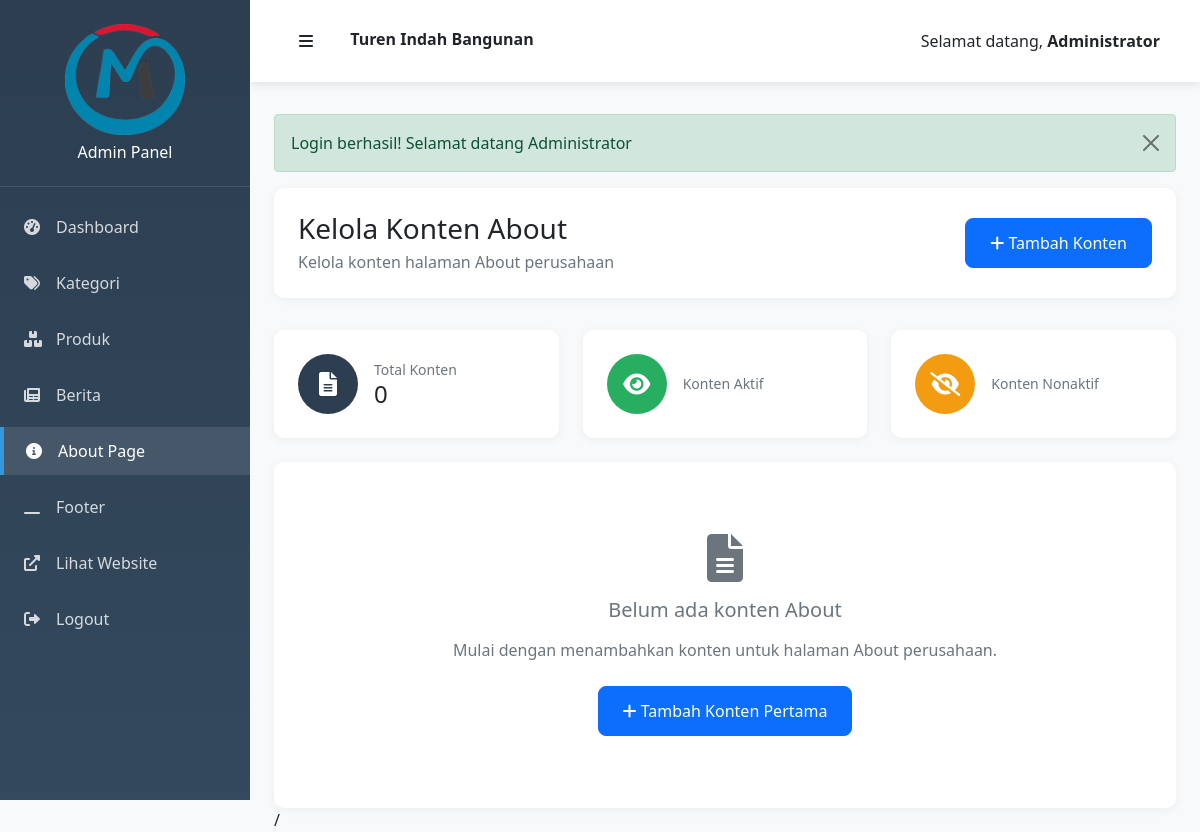
Before: /admin/about.php (signed in) with the older database file.
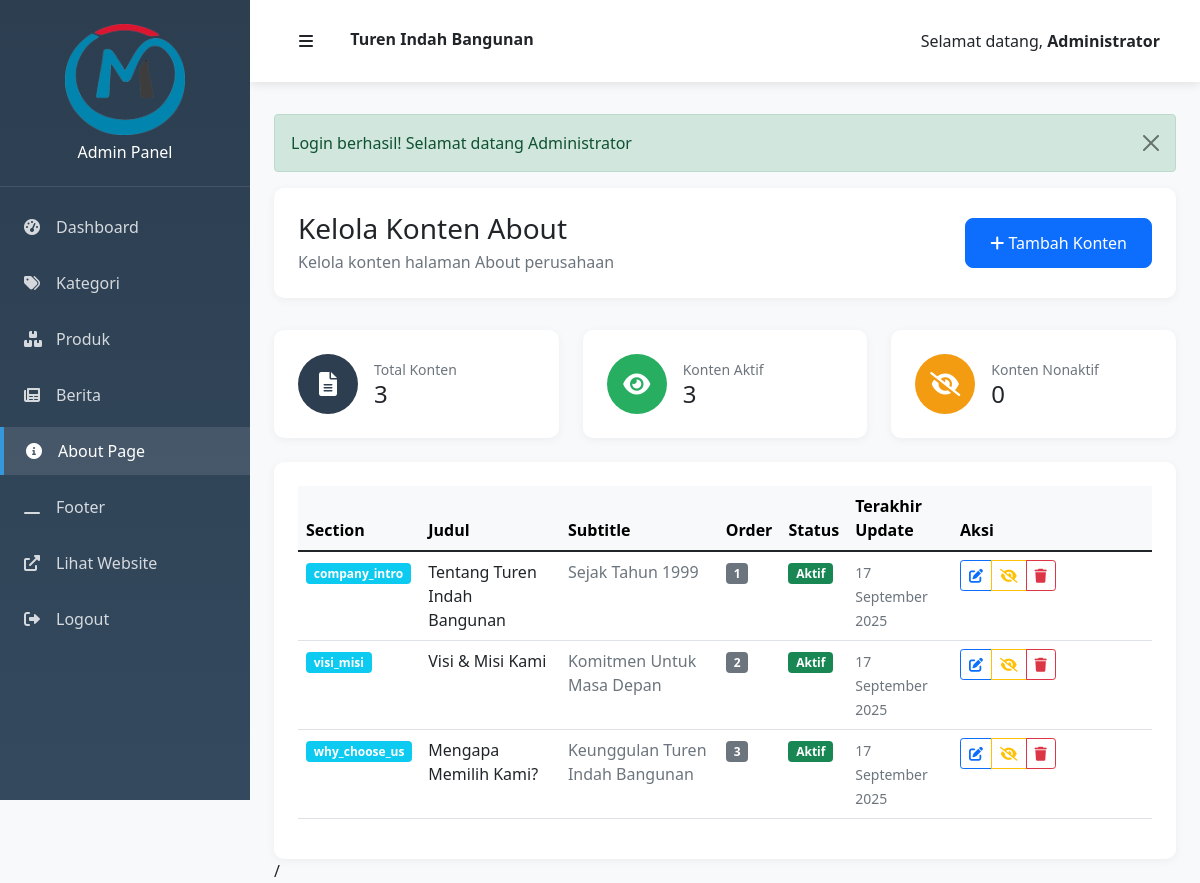
After: the same page with the newer database file.
### tables this page shows
CREATE TABLE `about_content` (
  `id` int NOT NULL AUTO_INCREMENT,
  `section_name` varchar(100) NOT NULL,
  `title` varchar(255) DEFAULT NULL,
  `subtitle` varchar(255) DEFAULT NULL,
  `content` longtext,
  `image` varchar(255) DEFAULT NULL,
  `display_order` int DEFAULT '0',
  `status` enum('aktif','nonaktif') DEFAULT 'aktif',
  `created_at` timestamp NULL DEFAULT CURRENT_TIMESTAMP,
  `updated_at` timestamp NULL DEFAULT CURRENT_TIMESTAMP ON UPDATE CURRENT_TIMESTAMP,
  PRIMARY KEY (`id`),
  UNIQUE KEY `section_name` (`section_name`)
);

### includes/autoload.php (called while the page is built, shortened)
<?php
spl_autoload_register(function ($className) {
    $directories = [
        'classes/',
        'models/',
        'controllers/'
    ];
    foreach ($directories as $directory) {
        $file = __DIR__ . '/../' . $directory . $className . '.php';
        if (file_exists($file)) {
            return;
        }
    }
});
?>

### includes/init.php (called while the page is built, shortened)
<?php
require_once __DIR__ . '/../config/database.php';
require_once __DIR__ . '/autoload.php';
require_once __DIR__ . '/functions.php';
try {
    $database = new Database();
} catch (Exception $e) {
    die("Database connection failed: " . $e->getMessage());
}
$aboutModel = new AboutModel($database);
?>

### models/AboutModel.php (called while the page is built, shortened)
<?php
class AboutModel {
    private $db;
    public function __construct($database) {
        $this->db = $database;
    }
    public function getAll($status = null) {
        $sql = "SELECT * FROM about_content WHERE 1=1";
        $params = [];
        $sql .= " ORDER BY display_order ASC, created_at ASC";
        return $this->db->fetchAll($sql, $params);
    }
    public function getStats() {
        $sql = "SELECT
                    COUNT(*) as total,
                    SUM(CASE WHEN status = 'aktif' THEN 1 ELSE 0 END) as aktif,
                    SUM(CASE WHEN status = 'nonaktif' THEN 1 ELSE 0 END) as nonaktif
                FROM about_content";
        return $this->db->fetch($sql);
    }
}
?>

### classes/Database.php (called while the page is built, shortened)
<?php
class Database {
    private $host;
    private $username;
    private $password;
    private $database;
    private $connection;
    public function __construct() {
        $this->host = DB_HOST;
        $this->username = DB_USERNAME;
        $this->password = DB_PASSWORD;
        $this->database = DB_NAME;
    }
    private function connect() {
        try {
            $dsn = "mysql:host={$this->host};dbname={$this->database};charset=" . DB_CHARSET;
            $options = [
                PDO::ATTR_ERRMODE => PDO::ERRMODE_EXCEPTION,
                PDO::ATTR_DEFAULT_FETCH_MODE => PDO::FETCH_ASSOC,
                PDO::ATTR_EMULATE_PREPARES => false,
            ];
            $this->connection = new PDO($dsn, $this->username, $this->password, $options);
        } catch (PDOException $e) {
            die("Connection failed: " . $e->getMessage());
        }
    }
    public function query($sql, $params = []) {
        try {
            $stmt = $this->connection->prepare($sql);
            $stmt->execute($params);
            return $stmt;
        } catch (PDOException $e) {
            throw new Exception("Query failed: " . $e->getMessage());
        }
    }
    public function fetch($sql, $params = []) {
        $stmt = $this->query($sql, $params);
        return $stmt->fetch();
    }
    public function fetchAll($sql, $params = []) {
        $stmt = $this->query($sql, $params);
        return $stmt->fetchAll();
    }
}
?>

### includes/functions.php (called while the page is built, shortened)
<?php
function formatTanggal($date) {
    $bulan = [
        1 => 'Januari', 'Februari', 'Maret', 'April', 'Mei', 'Juni',
        'Juli', 'Agustus', 'September', 'Oktober', 'November', 'Desember'
    ];
    $timestamp = strtotime($date);
    $day = date('d', $timestamp);
    $month = $bulan[(int)date('m', $timestamp)];
    $year = date('Y', $timestamp);
    return $day . ' ' . $month . ' ' . $year;
}
?>

### admin/about.php (the view, shortened to what the changed rows need)
<?php
require_once '../includes/init.php';
$action = $_GET['action'] ?? 'list';
$id = $_GET['id'] ?? null;
try {
    if ($action === 'list') {
        $aboutContents = $aboutModel->getAll();
        $stats = $aboutModel->getStats();
    } elseif ($action === 'edit' && $id) {
        $aboutContent = $aboutModel->getById($id);
        if (!$aboutContent) {
            setFlashMessage('error', 'Konten tidak ditemukan');
            redirect('about.php');
        }
    }
} catch (Exception $e) {
    $error = $e->getMessage();
}
include 'includes/header.php';
?>
<div class="page-header">
    <div class="d-flex justify-content-between align-items-center">
        <div>
            <h2 class="h3 mb-1">
                <?php if ($action === 'add'): ?>
                    Tambah Konten About
                <?php elseif ($action === 'edit'): ?>
                    Edit Konten About
                <?php else: ?>
                    Kelola Konten About
                <?php endif; ?>
            </h2>
        </div>
    </div>
</div>
<?php if ($action === 'list'): ?>
    <?php if (isset($stats)): ?>
        <div class="row mb-4">
            <div class="col-md-4">
                <div class="stats-card primary">
                    <div class="d-flex align-items-center">
                        <div class="icon">
                            <i class="fas fa-file-alt"></i>
                        </div>
                        <div class="ms-3">
                            <div class="text-muted small">Total Konten</div>
                            <div class="h4 mb-0"><?= $stats['total'] ?></div>
                        </div>
                    </div>
                </div>
            </div>
            <div class="col-md-4">
                <div class="stats-card success">
                    <div class="d-flex align-items-center">
                        <div class="icon">
                            <i class="fas fa-eye"></i>
                        </div>
                        <div class="ms-3">
                            <div class="text-muted small">Konten Aktif</div>
                            <div class="h4 mb-0"><?= $stats['aktif'] ?></div>
                        </div>
                    </div>
                </div>
            </div>
            <div class="col-md-4">
                <div class="stats-card warning">
                    <div class="d-flex align-items-center">
                        <div class="icon">
                            <i class="fas fa-eye-slash"></i>
                        </div>
                        <div class="ms-3">
                            <div class="text-muted small">Konten Nonaktif</div>
                            <div class="h4 mb-0"><?= $stats['nonaktif'] ?></div>
                        </div>
                    </div>
                </div>
            </div>
        </div>
    <?php endif; ?>
    <div class="table-container">
        <?php if (!empty($aboutContents)): ?>
            <div class="table-responsive">
                <table class="table table-hover">
                    <thead class="table-light">
                        <tr>
                            <th>Section</th>
                            <th>Judul</th>
                            <th>Subtitle</th>
                            <th>Order</th>
                            <th>Status</th>
                            <th>Terakhir Update</th>
                            <th width="200">Aksi</th>
                        </tr>
                    </thead>
                    <tbody>
                        <?php foreach ($aboutContents as $content): ?>
                            <tr>
                                <td>
                                    <span class="badge bg-info"><?= htmlspecialchars($content['section_name']) ?></span>
                                </td>
                                <td>
                                    <div class="fw-medium"><?= htmlspecialchars($content['title']) ?></div>
                                </td>
                                <td class="text-muted">
                                    <?= htmlspecialchars(substr($content['subtitle'] ?? '', 0, 50)) ?>
                                </td>
                                <td>
                                    <span class="badge bg-secondary"><?= $content['display_order'] ?></span>
                                </td>
                                <td>
                                    <span class="badge <?= $content['status'] === 'aktif' ? 'bg-success' : 'bg-secondary' ?>">
                                        <?= ucfirst($content['status']) ?>
                                    </span>
                                </td>
                                <td>
                                    <small class="text-muted"><?= formatTanggal($content['updated_at']) ?></small>
                                </td>
                                <td>
                                    <div class="btn-group btn-group-sm" role="group">
                                        <a href="about.php?action=edit&id=<?= $content['id'] ?>"
                                           class="btn btn-outline-primary" title="Edit">
                                            <i class="fas fa-edit"></i>
                                        </a>
                                        <a href="about.php?action=toggle_status&id=<?= $content['id'] ?>"
                                           class="btn btn-outline-warning"
                                           title="Toggle Status"
                                           onclick="return confirm('Ubah status konten ini?')">
                                            <i class="fas fa-eye<?= $content['status'] === 'aktif' ? '-slash' : '' ?>"></i>
                                        </a>
                                        <a href="about.php?action=delete&id=<?= $content['id'] ?>"
                                           class="btn btn-outline-danger"
                                           title="Hapus"
                                           onclick="return confirm('Yakin ingin menghapus konten ini?')">
                                            <i class="fas fa-trash"></i>
                                        </a>
                                    </div>
                                </td>
                            </tr>
                        <?php endforeach; ?>
                    </tbody>
                </table>
            </div>
        <?php else: ?>
            <div class="text-center py-5">
                <i class="fas fa-file-alt fa-3x text-muted mb-3"></i>
                <h5 class="text-muted mb-3">Belum ada konten About</h5>
                <p class="text-muted mb-4">Mulai dengan menambahkan konten untuk halaman About perusahaan.</p>
                <a href="about.php?action=add" class="btn btn-primary">
                    <i class="fas fa-plus"></i> Tambah Konten Pertama
                </a>
            </div>
        <?php endif; ?>
    </div>
<?php endif; ?>
<?php include 'includes/footer.php'; ?>

Changed rows visible on the page:
added about_content: section_name "company_intro", title "Tentang Turen Indah Bangunan", subtitle "Sejak Tahun 1999", display_order "1", status "Aktif", updated_at "17 September 2025"
added about_content: section_name "visi_misi", title "Visi & Misi Kami", subtitle "Komitmen Untuk Masa Depan", display_order "2", status "Aktif", updated_at "17 September 2025"
added about_content: section_name "why_choose_us", title "Mengapa Memilih Kami?", subtitle "Keunggulan Turen Indah Bangunan", display_order "3", status "Aktif", updated_at "17 September 2025"
Other visible differences:
$stats['total']: "0" → "3"
$stats['aktif']: (not shown) → "3"
$stats['nonaktif']: (not shown) → "0"
text no longer shown: "Belum ada konten About Mulai dengan menambahkan konten untuk halaman About perusahaan. Tambah Konten Pertama"
text now shown: "Section Judul Subtitle Order Status Terakhir Update Aksi"
